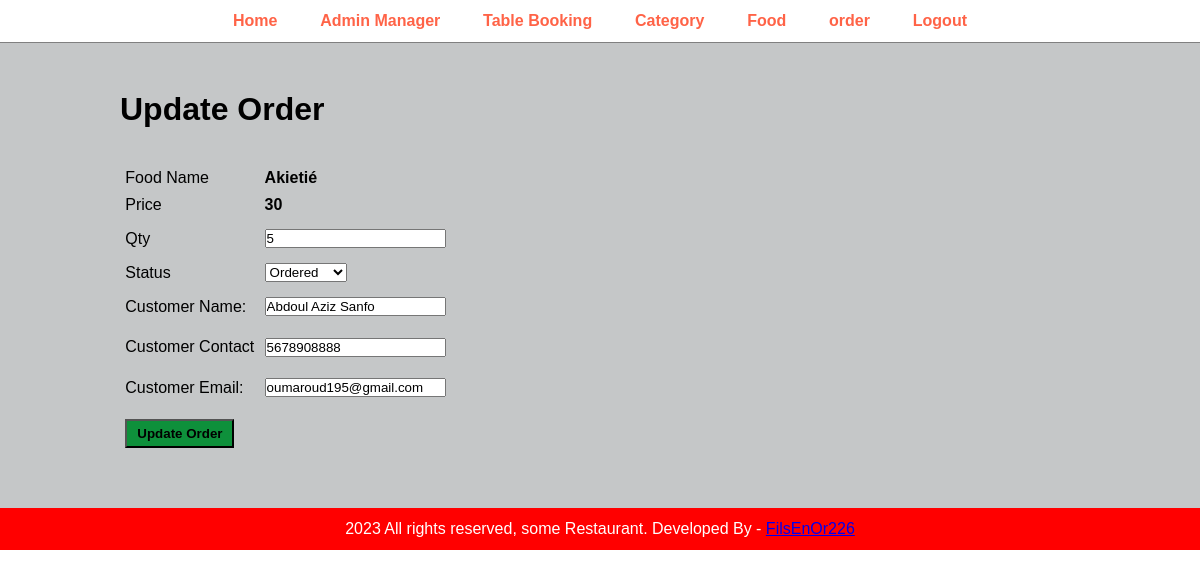
/admin/update-order.php?id=8 (signed in), run on the app's committed database.
### tables this page shows
CREATE TABLE `tbl_order` (
  `id` int(10) UNSIGNED NOT NULL,
  `food` varchar(150) NOT NULL,
  `price` decimal(10,0) NOT NULL,
  `qty` int(11) NOT NULL,
  `total` decimal(10,0) NOT NULL,
  `order_date` datetime NOT NULL,
  `status` varchar(90) NOT NULL,
  `customer_name` varchar(150) NOT NULL,
  `customer_contact` varchar(20) NOT NULL,
  `customer_email` varchar(155) NOT NULL
);

### admin/update-order.php (the view, shortened to what this page needs)
<?php include('partials/menu.php');?>
<div class="main-content">
    <div class="wrapper">
        <h1>Update Order</h1>
        <br><br>
        <?php
            if(isset($_GET['id']))
            {
                $id=$_GET['id'];
                $sql ="SELECT * FROM tbl_order WHERE id =$id";
                $res=mysqli_query($conn, $sql);
                $count = mysqli_num_rows($res);
                if($count==1)
                {
                    $row =mysqli_fetch_assoc($res);
                    $food= $row['food'];
                    $price= $row['price'];
                    $qty= $row['qty'];
                    $status= $row['status'];
                    $customer_name= $row['customer_name'];
                    $customer_contact= $row['customer_contact'];
                    $customer_email= $row['customer_email'];
                }
                else
                {
                    header('location:'.SITEURL.'admin/manage-order.php');
                }
            }
            else
            {
                header('location:'.SITEURL.'admin/manage-order.php');
            }
        ?>
        <form action="" method="POST">
            <table class="tbl-30">
                <tr>
                    <td>Food Name</td>
                    <td><b><?php echo $food;?></b></td>
                </tr>
                <tr>
                    <td>Price</td>
                    <td><b><?php echo $price ?></b></td>
                </tr>
                <tr>
                    <td>Qty</td>
                    <td>
                        <input type="number" name="qty" value="<?php echo $qty ;?>">
                    </td>
                </tr>
                <tr>
                    <td>Status</td>
                    <td>
                        <select name="status">
                            <option <?php if($status=="ordered"){echo "selected";}?> value="Ordered"> Ordered</option>
                        </select>
                    </td>
                </tr>
                <tr>
                    <td>Customer Name:</td>
                    <td>
                        <input type="text" name="customer_name" value ="<?php echo $customer_name;?>">
                    </td>
                </tr>
                <tr>
                    <td>Customer Contact</td>
                    <td>
                        <input type="text" name="customer_contact" value ="<?php echo $customer_contact;?>">
                    </td>
                </tr>
                <tr>
                    <td>Customer Email:</td>
                    <td>
                        <input type="text" name="customer_email" value ="<?php echo $customer_email;?>">
                    </td>
                </tr>
                <td clospan="2">
                    <input type="submit" name="submit" value="Update Order" class ="btn-secondary">
                </td>
            </table>
        </form>
    </div>
</div>
<?php include('partials/footer.php');?>

### css/admin.css (style rules this page uses)
* { margin: 0; padding: 0; font-family: Arial, Helvetica, sans-serif; }
.wrapper { padding: 1%; width: 80%; margin: 0 auto; }
.tbl-30 { width: 35%; }
table tr td { padding: 1%; }
.btn-secondary { background-color:rgb(14, 144, 59); padding: 5px 10px; display: inline-block; text-align: center; color: rgb(0, 0, 0); text-decoration: none; font-weight: bold; }
.main-content { background-color: rgb(197, 199, 200); padding: 3% 0; }
input, label { margin: 0.4rem 0; }

### data on the page
tbl_order: food "Akietié", price "30", qty "5", customer_name "Abdoul Aziz Sanfo", customer_contact "5678908888", customer_email "oumaroud195@gmail.com"
